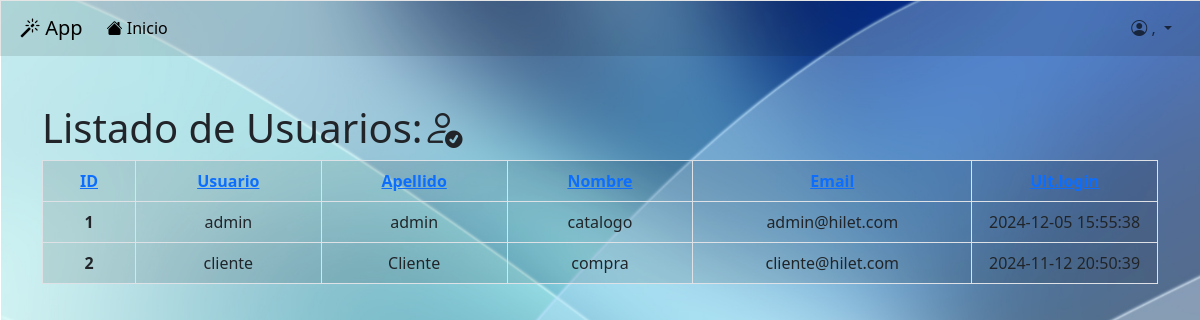
/index.php/usuarios/listar, run on an earlier commit of the app's database.
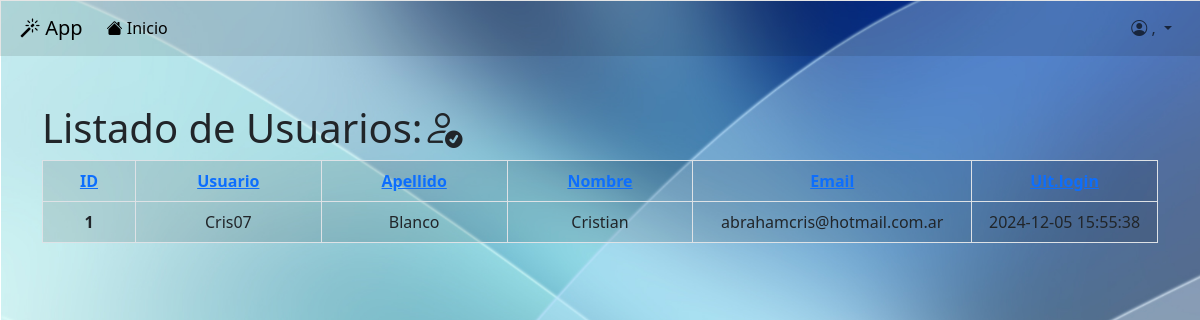
And on a later commit of the database.
### tables this page shows
CREATE TABLE `usuarios` (
  `usuario_id` int(11) NOT NULL,
  `email` text NOT NULL,
  `apellido` text NOT NULL,
  `nombre` text NOT NULL,
  `usuario` text NOT NULL,
  `password` text NOT NULL,
  `creado` datetime NOT NULL DEFAULT current_timestamp(),
  `estado` tinyint(4) NOT NULL DEFAULT 1,
  `rol_id` tinyint(4) NOT NULL DEFAULT 3,
  `ult_login` datetime DEFAULT NULL
);

### application/controllers/Usuarios.php (called while the page is built, shortened)
<?php
class Usuarios extends CI_Controller {
    public function __construct() {
		$this->load->model("usuario_model");
	}
    public function listar(){
		$datos=array();
		$datos["usuarios"]=$this->usuario_model->listar();
		$this->load->view("usuarios/usuarios",$datos);
	}
}

### index.php (called while the page is built, shortened)
<?php
require_once BASEPATH.'core/CodeIgniter.php';

### application/models/Usuario_model.php (called while the page is built, shortened)
<?php
class Usuario_model extends CI_Model {
    var $campo_orden="usuarios.nombre";
    var $campo_sentido="ASC";
    public function listar(){
        $this->db->select("*");
        $this->db->set("usuario_id");
        $this->db->order_by($this->campo_orden,$this->campo_sentido);
        $query = $this->db->get('usuarios');
        return $query->result_array();
    }
}

### application/views/usuarios/usuarios.php (the view, shortened to what this page needs)
<!doctype html>
<html lang="es">
  <head>
    <link href="https://cdn.jsdelivr.net/npm/bootstrap@5.3.3/dist/css/bootstrap.min.css" rel="stylesheet">
    <link rel="stylesheet" href="https://cdn.jsdelivr.net/npm/bootstrap-icons@1.11.3/font/bootstrap-icons.min.css">
    <link rel="stylesheet" href="<?= base_url('style.css') ?>">
  </head>
  <body>
    <div class="body">
    <?php $this->load->view("menu"); ?>
    <div class="container mt-5">
        <div class="row">
            <div class="col">
                <h1>Listado de Usuarios:<i class="bi bi-person-check"></i></h1>
                    <table class="table table-bordered ">
                        <thead>
                          <tr>
                            <th scope="col" class="text-center bg-black p-2 text-dark bg-opacity-10">
                            <a href="<?php echo site_url("usuarios/listar/orden/usuario_id"); ?>">ID</a>
                            </th>
                            <th scope="col" class="text-center bg-black p-2 text-dark bg-opacity-10">
                            <a href="<?php echo site_url("usuarios/listar/orden/usuario"); ?>">Usuario</a>
                            </th>
                            <th scope="col" class="text-center bg-black p-2 text-dark bg-opacity-10">
                            <a href="<?php echo site_url("usuarios/listar/orden/apellido"); ?>">Apellido</a>
                            </th>
                            <th scope="col" class="text-center bg-black p-2 text-dark bg-opacity-10">
                            <a href="<?php echo site_url("usuarios/listar/orden/nombre"); ?>">Nombre</a>
                            </th>
                            <th scope="col" class="text-center bg-black p-2 text-dark bg-opacity-10">
                            <a href="<?php echo site_url("usuarios/listar/orden/email"); ?>">Email</a>
                            </th>
                            <th scope="col" class="text-center bg-black p-2 text-dark bg-opacity-10">
                            <a href="<?php echo site_url("usuarios/listar/orden/ult_login"); ?>">Ult.login</a>
                            </th>
                          </tr>
                        </thead>
                    <?php foreach($usuarios as $c){ ?>
                        <tbody>
                          <tr>
                            <th scope="row" class="col-md-1 text-center bg-black p-2 text-dark bg-opacity-10"><?php echo $c["usuario_id"]; ?></th>
                            <td class="col-md-2 text-center bg-black p-2 text-dark bg-opacity-10" ><?php echo $c["usuario"]; ?></td>
                            <td class="col-md-2 text-center bg-black p-2 text-dark bg-opacity-10"><?php echo $c["apellido"]; ?></td>
                            <td class="col-md-2 text-center bg-black p-2 text-dark bg-opacity-10"><?php echo $c["nombre"]; ?></td>
                            <td class="col-md-3 text-center bg-black p-2 text-dark bg-opacity-10"><?php echo $c["email"]; ?></td>
                            <td class="col-md-3 text-center bg-black p-2 text-dark bg-opacity-10"><?php echo $c["ult_login"]; ?></td>
                          </tr>
                        </tbody>
                        <?php } ?>
                      </table>
            </div>
        </div>
    </div>
    </div>
  </body>
</html>

### application/views/menu.php (shortened to what this page needs)
<nav class="navbar navbar-expand-lg bg-black p-2 text-dark bg-opacity-10">
  <div class="container-fluid">
    <a class="navbar-brand" href="#"><i class="bi bi-magic"></i> App</a>
    <div class="collapse navbar-collapse" id="navbarSupportedContent">
      <ul class="navbar-nav me-auto mb-2 mb-lg-0">
        <li class="nav-item">
          <a class="nav-link active" href="<?php echo site_url("Principal/index"); ?>"><i class="bi bi-house-fill"></i> Inicio</a>
        </li>
      </ul>
      <ul class="navbar-nav ms-auto">
      <li class="nav-item dropdown">
          <a class="nav-link dropdown-toggle" href="#" role="button" data-bs-toggle="dropdown" aria-expanded="false">
          <i class="bi bi-person-circle"></i> <?php echo $this->session->userdata("apellido").", ".$this->session->userdata("nombre"); ?>
          </a>
        </li>
      </ul>
    </div>
  </div>
</nav>

### style.css (style rules this page uses)
body { min-height: 100vh; background-image: url(./img/bg1.jpg); background-repeat: no-repeat; background-position: 1px 1px; background-attachment: fixed; background-size: cover; }

What changed in the data, as far as the page shows it:
removed usuarios: usuario_id "2", usuario "cliente", apellido "Cliente", nombre "compra", email "cliente@hilet.com", ult_login "2024-11-12 20:50:39"
changed usuarios id 1: usuario "admin" → "Cris07"; apellido "admin" → "Blanco"; nombre "catalogo" → "Cristian"; email "admin@hilet.com" → "abrahamcris@hotmail.com.ar"
